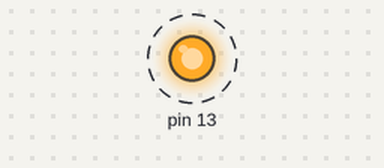
Bench run of a sketch on a simulated Arduino Uno, built with avr-gcc and run on an emulated ATmega328P. Parts: output pins drawn as LEDs (lit = HIGH). Dashed ring = blinking. What the sketch prints to the serial monitor is not drawn.

Above: at 0.5 s.
Timing chart, 0 to 4.6 s (numbered marks = the images above):
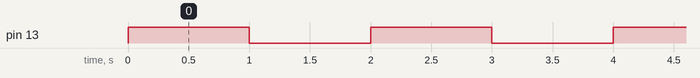

The sketch:

arduino_test.ino
```cpp
// =========================================================
// TES ARDUINO - BLINK + SERIAL
// =========================================================
// Sketch sederhana buat ngetes:
// 1. LED pin 13 kedip-kedip
// 2. Serial mengirim "HELLO" tiap 1 detik
//
// Kalo ini berhasil upload, berarti Arduino dan kabel USB
// berfungsi normal. Masalah ada di wiring RFID atau setting.
// =========================================================

void setup() {
  // Inisialisasi serial (baudrate 115200, sama kayak RFID app).
  Serial.begin(115200);

  // Pin 13 sebagai output buat LED bawaan Arduino.
  pinMode(13, OUTPUT);

  // Kirim tanda hidup.
  Serial.println("ARDUINO OK");
}

void loop() {
  // Nyalakan LED pin 13.
  digitalWrite(13, HIGH);
  Serial.println("LED ON");
  delay(1000);

  // Matikan LED pin 13.
  digitalWrite(13, LOW);
  Serial.println("LED OFF");
  delay(1000);
}
```

Measured:
- by itself, pin 13: alternates HIGH for 1.0 s and LOW for 1.0 s
